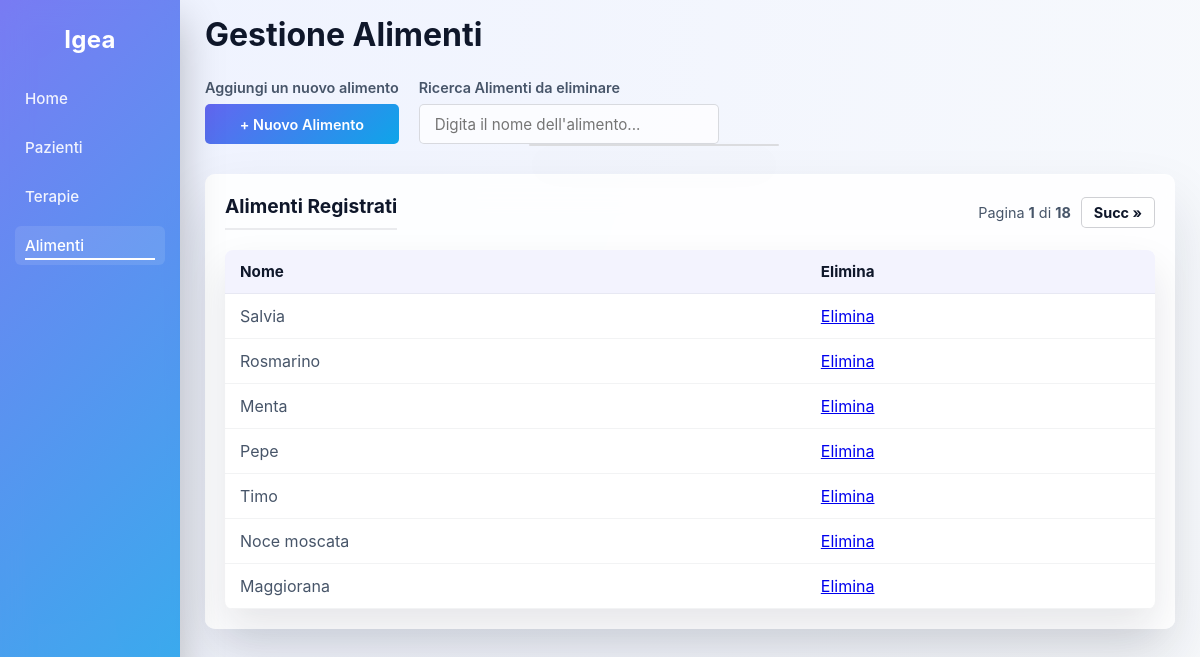
The page /alimenti.php on the database as committed earlier.
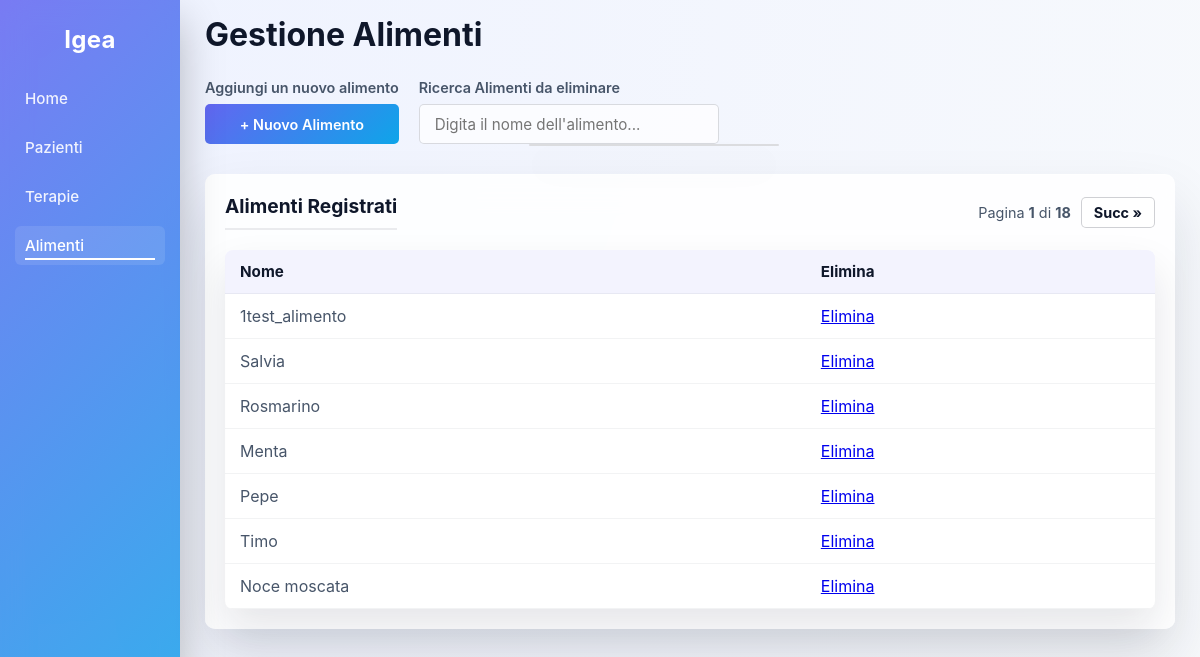
The same page on the database as committed later.
### tables this page shows
CREATE TABLE `alimenti` (
  `id` int(11) NOT NULL,
  `nome` varchar(50) NOT NULL
);

### alimenti.php (the view, shortened to what this page needs)
<?php
    $conn = new mysqli("localhost", "root", "", "terranova");
    $elementi_per_pagina = 7;
    $page = isset($_GET['page']) && is_numeric($_GET['page']) ? (int)$_GET['page'] : 1;
    $offset = ($page - 1) * $elementi_per_pagina;
    $count_query = "SELECT COUNT(*) as totale FROM alimenti";
    $count_result = $conn->query($count_query);
    $totale_elementi = $count_result->fetch_assoc()['totale'];
    $totale_pagine = ceil($totale_elementi / $elementi_per_pagina);
?>
<!DOCTYPE html>
<html lang="it">
    <head>
        <link rel="stylesheet" href="style.css">
    </head>
    <body>
        <aside class="sidebar">
            <h1>Igea</h1>
            <nav>
                <a href="index.php">Home</a>
                <a href="pazienti.php">Pazienti</a>
                <a href="farmaci.php">Terapie</a>
                <a href="alimenti.php" class="active">Alimenti</a>
            </nav>
        </aside>
        <main class="main-content">
            <div>
                <h1 style="font-size: 2rem; color: #0f172a; margin-bottom: 25px; margin-top: 0;">Gestione Alimenti</h1>
                <div style="display: flex; align-items: flex-end; gap: 20px; margin-bottom: 30px;">
                    <div>
                        <label style="display: block; font-size: 0.9rem; color: #475569; margin-bottom: 8px; font-weight: 600;">Aggiungi un nuovo alimento</label>
                        <a href="nuovo_alimento.php" class="btn-azione" style="height: 40px; padding: 0 20px; display: flex; align-items: center; justify-content: center; box-sizing: border-box; text-decoration: none;">+ Nuovo Alimento</a>
                    </div>
                    <div style="position: relative;">
                        <label style="display: block; font-size: 0.9rem; color: #475569; margin-bottom: 8px; font-weight: 600;">Ricerca Alimenti da eliminare</label>
                        <input type="text" id="searchAlimenti" placeholder="Digita il nome dell'alimento..." autocomplete="off" style="width: 300px; height: 40px; padding: 0 15px; border: 1px solid rgba(15,23,42,0.15); border-radius: 5px; box-sizing: border-box; font-size: 0.95rem; outline: none;">
                        <div id="risultatiRicerca"></div>
                    </div>
                </div>
            </div>
            <div class="card-cruscotto">
                <div style="display: flex; justify-content: space-between; align-items: center; margin-bottom: 15px;">
                    <h2 style="margin: 0;">Alimenti Registrati</h2>
                    <div style="display: flex; align-items: center; gap: 10px;">
                        <span style="font-size: 0.9rem; color: #475569;">
                            Pagina <strong><?= $page ?></strong> di <strong><?= max(1, $totale_pagine) ?></strong>
                        </span>
                        <?php if($page < $totale_pagine): ?>
                            <a href="?page=<?= $page + 1 ?>" class="btn-page">Succ &raquo;</a>
                        <?php endif; ?>
                    </div>
                </div>
                <table>
                    <thead>
                        <tr>
                            <th>Nome</th>
                            <th>Elimina</th>
                        </tr>
                    </thead>
                    <tbody>
                        <?php
                            $query = "SELECT * FROM alimenti ORDER BY id DESC LIMIT $elementi_per_pagina OFFSET $offset";
                            $result = $conn->query($query);
                            if ($result && $result->num_rows > 0) {
                                while ($row = $result->fetch_assoc()) {
                                    echo "<tr>";
                                    echo "<td>".$row['nome']."</td>";
                                    echo "<td>
                                            <a href='#' onclick=\"confermaEliminazione('elimina_alimento.php?id=".$row['id']."'); return false;\">Elimina</a>
                                          </td>";
                                    echo "</tr>";
                                }
                            } else {
                                echo "<tr><td colspan='2' style='text-align:center; padding: 20px; color: #475569;'>Nessun alimento registrato.</td></tr>";
                            }
                        ?>
                    </tbody>
                </table>
            </div>
        </main>
    </body>
</html>

Rows that differ between the two databases and show on the page:
no longer on this page (row unchanged): alimenti: nome "Maggiorana"
added alimenti: nome "1test_alimento"
